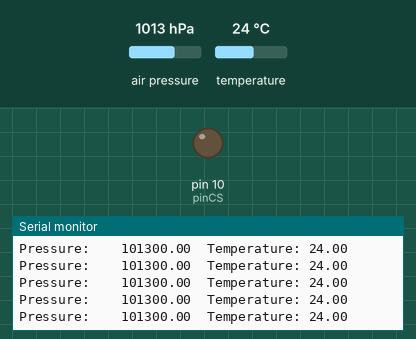
Simulated run of this sketch. Board: Arduino Uno, built with avr-gcc and run on an emulated ATmega328P. Parts: output pins drawn as LEDs (lit = HIGH), the last lines printed to the serial monitor. The inputs (shaded band) are chosen by the test bench; at power-on: air pressure 1013 hPa, temperature 24 °C. Storage starts empty.

Above: at 1.2 s.
1.3 s: air pressure set to 952 hPa
At 1.39 s:
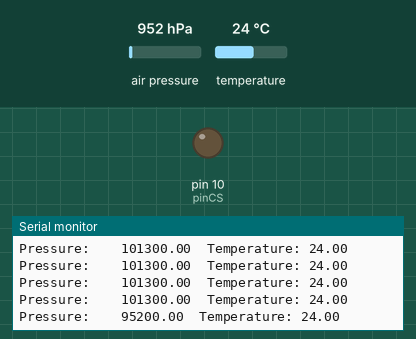
4.3 s: air pressure set to 1000 hPa
At 4.32 s:
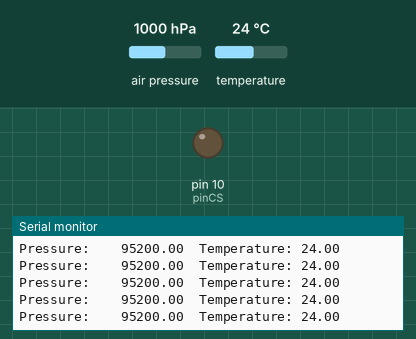
Timing chart, 0 to 7.3 s (numbered marks = the images above; inputs shaded):
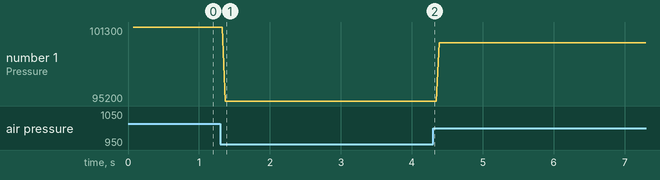

The sketch:

ComboReadWrite.ino
```cpp
#include <Adafruit_BMP280.h>


//File Var and imports
#include <SD.h>
#include <SPI.h>
File myFile;
int pinCS = 10; // Pin 10 on Arduino Uno
//sensor code

Adafruit_BMP280 bmp = Adafruit_BMP280();

void setup()
{
    Serial.begin(9600);           // start serial for output

  //Writing to
  pinMode(pinCS, OUTPUT);

  // SD Card Initialization
  if (SD.begin())
  {
    Serial.println("SD card is ready to use.");
  } else
  {
    Serial.println("SD card initialization failed");
    return;
  }  // Create/Open file
  myFile = SD.open("testData.txt", FILE_WRITE);

  // if the file opened okay, write to it:
  if (myFile) {
    Serial.println("Writing to file...");
    // Write to file
    myFile.println("Data Logging....");
    myFile.println("Pressure and Temperature");

    myFile.close(); // close the file
    Serial.println("Done.");
  }
  // if the file didn't open, print an error:
  else {
    Serial.println("error opening test.txt");
  }
}

void loop() {
  // put your main code here, to run repeatedly:

  //Example Sensor
   String pressure = "Pressure: ";
  String temp = " Temp: ";
  String totalData = String(pressure + bmp.readPressure() + temp + bmp.readTemperature());
  Serial.print("Pressure:    ");
  Serial.print(bmp.readPressure(), 2);
  Serial.print("\tTemperature: ");
  Serial.println(bmp.readTemperature(), 2);
  myFile = SD.open("testData.txt", FILE_WRITE);


  myFile.println(totalData);
  myFile.close();
}
```

Measured:
- after the input at 1.3 s, the serial monitor: prints a new line after 0.07 s (image 1)
- plotted number 1: 101300 → 95200 after the input at 1.3 s, 95200 → 100000 after the input at 4.3 s
